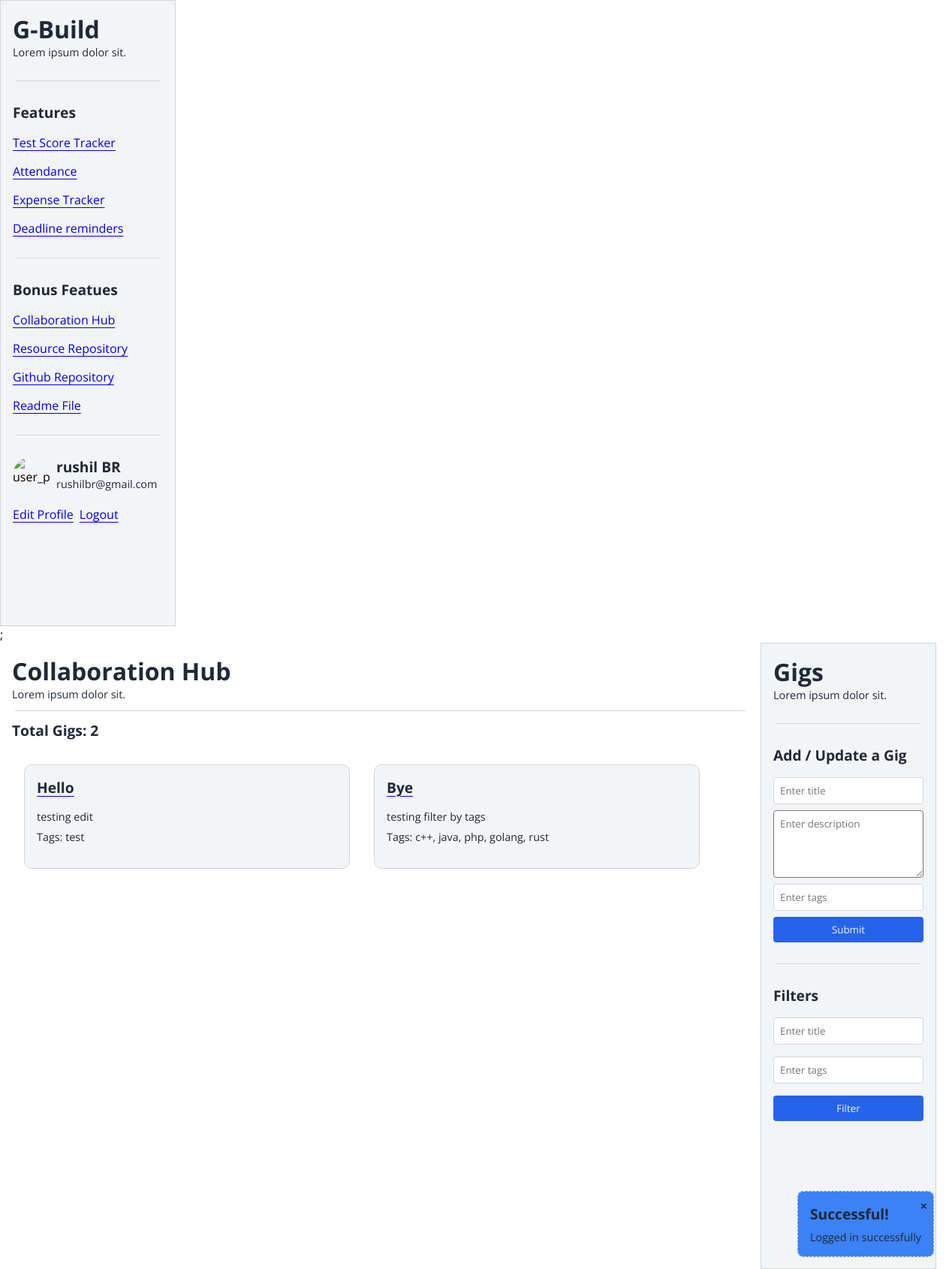
/index.php?page=collaboration-hub (signed in), run on the app's committed database.
### tables this page shows
CREATE TABLE `gigs` (
  `id` int(11) NOT NULL,
  `title` varchar(256) DEFAULT 'Not Given',
  `description` text DEFAULT NULL,
  `tags` varchar(256) DEFAULT NULL,
  `updated_at` timestamp NOT NULL DEFAULT current_timestamp() ON UPDATE current_timestamp(),
  `email` varchar(256) DEFAULT NULL,
  `usn` varchar(256) DEFAULT NULL
);

### php/functions.php (called while the page is built, shortened)
<?php
$conn = mysqli_connect(server, host, password, db_name);
function getAllGigs()
{
    global $conn;
    $sql = "SELECT * FROM gigs";
    $result = mysqli_query($conn, $sql);
    $gigs = [];
    if (mysqli_num_rows($result) > 0) {
        while ($row = mysqli_fetch_assoc($result)) {
            $gigs[] = $row;
        }
    }
    return $gigs;
}

### pages/CollaborationHub.php (the view, shortened to what this page needs)
<?php
require_once("./php/functions.php");
if (isset($_SESSION['filteredGigs'])) {
    $data = $_SESSION['filteredGigs'];
    unset($_SESSION['filteredGigs']);
} else {
    $data = getAllGigs();
}
$editGig = isset($_SESSION['editGig']) ? $_SESSION['editGig'] : null;
?>
<section class="dashboard__section">
    <div class="dashboard__section-left">
        <div>
            <h4>Collaboration Hub</h4>
            <p>Lorem ipsum dolor sit.</p>
        </div>
        <div class="separator"></div>
        <div>
            <h5>Total Gigs: <?= count($data) ?></h5>
        </div>
        <div class="flex items-center gap-4">
            <?php foreach ($data as $gig) : ?>
                <div class="card">
                    <a href=<?= "?page=gig&id=" . $gig['id'] ?>>
                        <h5><?= $gig['title'] ?></h5>
                    </a>
                    <p class="mt-4"><?= $gig['description'] ?></p>
                    <p class="mt-2">Tags: <?= $gig['tags'] ?></p>
                </div>
            <?php endforeach; ?>
        </div>
    </div>
    <div>
        <aside style="max-width: 200px; width: 100%; display:flex; flex-direction:column; gap: 1rem; z-index:10; background-color:var(--primary); padding: 1rem; min-height:100vh; margin-right:30px" class="border">
            <div>
                <h4>Gigs </h4>
                <p>Lorem ipsum dolor sit.</p>
            </div>
            <div class="separator"></div>
            <h5>Add / Update a Gig</h5>
            <div style="display: flex; flex-direction:column; gap: 1rem;">
                <form method="post" action="<?php echo $editGig ? './php/actions.php?updateGig=' . $editGig['id'] : './php/actions.php?addGig'; ?>" class="flex flex-col gap-2">
                    <input type="text" name="title" placeholder="Enter title" class="border" required value="<?= $editGig ? $editGig['title'] : ''; ?>">
                    <textarea name="description" id="description" cols="" rows="4" placeholder="Enter description" required><?= $editGig ? $editGig['description'] : ''; ?></textarea>
                    <input type="text" name="tags" placeholder="Enter tags" class="border" required value="<?= $editGig ? $editGig['tags'] : ''; ?>">
                    <button class="primary__btn"><?= $editGig ? 'Update' : 'Submit' ?></button>
                </form>
            </div>
            <div class="separator"></div>
            <h5>Filters</h5>
            <div style="display: flex; flex-direction:column; gap: 1rem;">
                <form action="./php/actions.php?filterGigs" method="post" style="display: flex; flex-direction:column; gap: 1rem;">
                    <input name="title" type="text" placeholder="Enter title" class="border">
                    <input name="tags" type="text" placeholder="Enter tags" class="border">
                    <button class="primary__btn">Filter</button>
                </form>
            </div>
        </aside>
    </div>
</section>

### pages/globals.css (style rules this page uses)
* { padding: 0rem; margin: 0rem; font-family: "Open Sans", sans-serif; }
:root { --primary: #f3f4f6; --border: #d1d5db; --secondary: #1f2937; --accent: #2563eb; --danger: #ef4444; --success: #10b981; --warning: #f59e0b; --info: #3b82f6; }
.flex { display: flex; flex-wrap: wrap; }
.items-center { align-items: center; }
.flex { display: flex; }
.flex-col { flex-direction: column; }
p { font-size: 0.9rem; color: var(--secondary); }
h1, h2, h3, h4, h5, h6 { padding: 0px; margin: 0px; background-color: transparent; }
h4 { font-size: 2rem; color: var(--secondary); }
h5 { font-size: 1.2rem; color: var(--secondary); }
a { text-underline-offset: 0.25rem; }
input, select, textarea { padding: 0.5rem; border-radius: 0.25rem; }
.border { border: 1px solid var(--border); }
.gap-2 { gap: 0.5rem; }
.mt-2 { margin-top: 0.5rem; }
.mt-4 { margin-top: 1rem; }
.primary__btn { background-color: var(--accent); color: var(--primary); padding: 0.5rem 1rem; border: 1px solid var(--border); border-radius: 0.25rem; border: none; cursor: pointer; }
.separator { content: " "; max-width: 100%; height: 1px; border-radius: 10px; color: var(--border); background-color: var(--border); margin: 0.75rem 0.25rem; }
.card { max-width: 400px; width: 100%; margin: 2rem 1rem; padding: 1rem 1rem; border-radius: 10px; background-color: var(--primary); border: 1px solid var(--border); }
.dashboard__section { display: flex; max-width: 1250px; min-width: 1250px; width: 100%; justify-content: space-between; }
.dashboard__section-left { padding: 1rem 1rem; width: 100%; height: 100vh; overflow: auto; }

### data on the page
gigs: title "Hello", description "testing edit", tags "test"
gigs: title "Bye", description "testing filter by tags", tags "c++, java, php, golang, rust"

### other printed values
$success "Logged in successfully"
$_SESSION['user']['name'] "rushil BR"
$_SESSION['user']['email'] "rushilbr@gmail.com"
count($data) "2"
